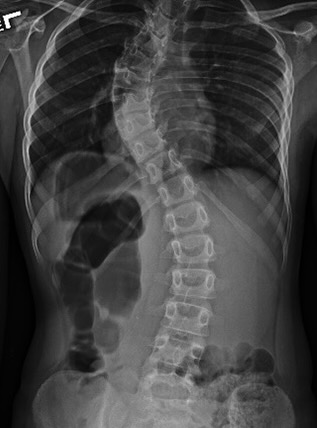
#> input picture term-project/input/Image-1.jpeg, 317 x 428 px
$ python minimumfi.py
#> lines starting #> are read from the running program, lines starting #| are printed output that depends on the picture
import cv2
import numpy as np
from matplotlib import pyplot as plt

# Load the image in grayscale
image = cv2.imread('input/Image-1.jpeg', cv2.IMREAD_GRAYSCALE)
#> image is the input picture: shape (428, 317); min 0, max 255, mean 66.5

# Apply minimum filter using erosion
kernel = np.ones((5,5), np.uint8)
min_filter = cv2.erode(image, kernel)
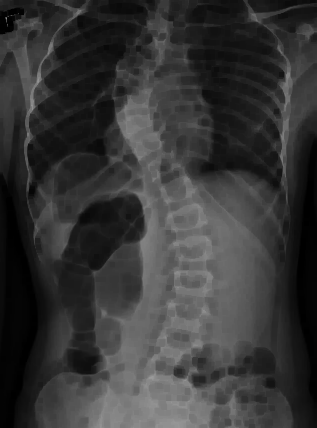
#> min_filter: shape (428, 317); min 0, max 155, mean 54.7

# Display original and filtered images
plt.figure(figsize=(10, 5))
plt.subplot(1, 2, 1)
plt.title('Original Image')
plt.imshow(image, cmap='gray')

plt.subplot(1, 2, 2)
plt.title('Minimum Filtered Image')
plt.imshow(min_filter, cmap='gray')

plt.show()
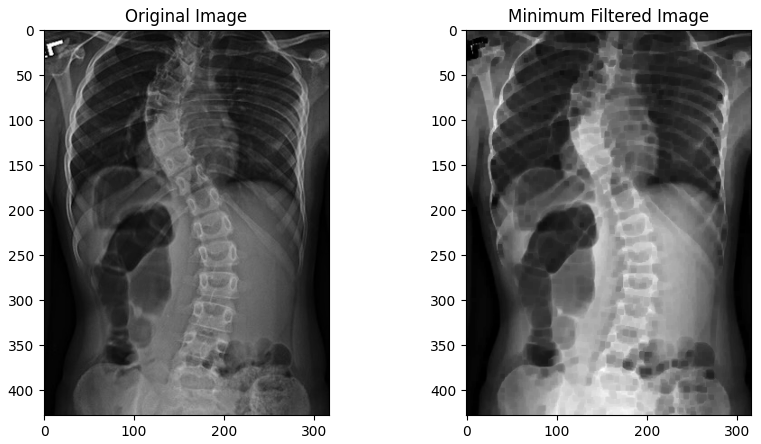
#> figure drawn by matplotlib, 2 panels

$ run again, with term-project/input/Image-2.jpeg copied over term-project/input/Image-1.jpeg
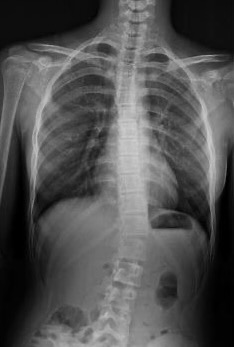
#> input picture term-project/input/Image-2.jpeg, 234 x 347 px
#> image is the input picture: shape (347, 234); min 0, max 206, mean 81.3
#> `min_filter = cv2.erode(image, kernel)`:
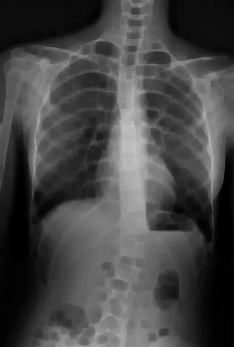
#> min_filter: shape (347, 234); min 0, max 194, mean 69.5
#> `plt.show()`:
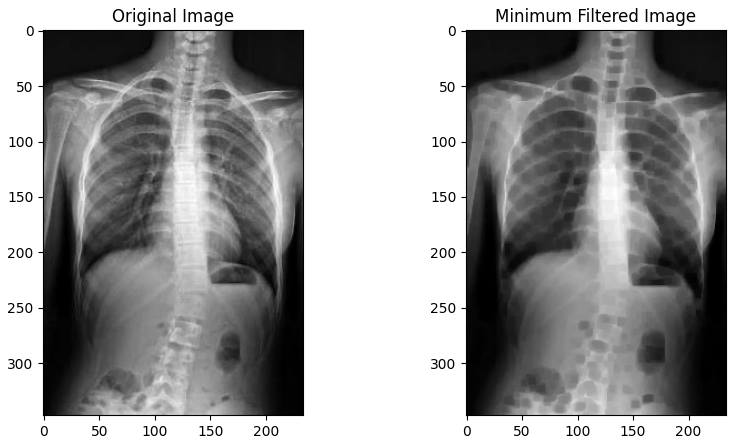
#> figure drawn by matplotlib, 2 panels

$ run again, with term-project/input/Image-3.jpeg copied over term-project/input/Image-1.jpeg
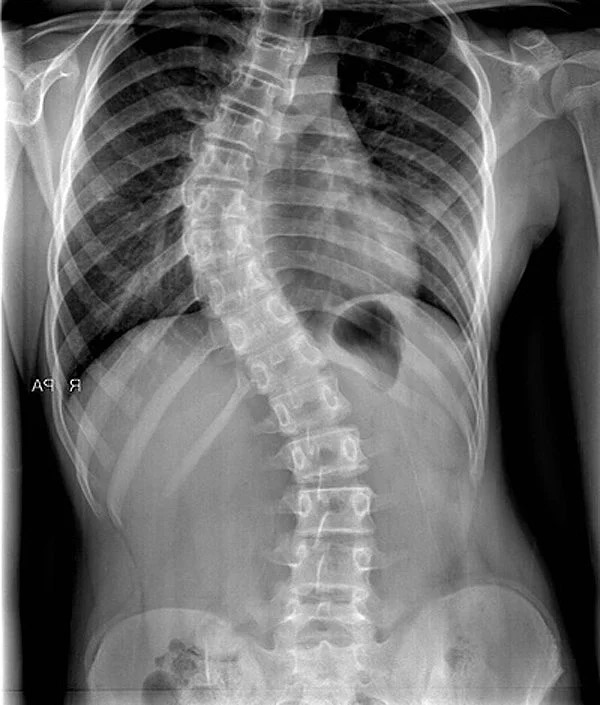
#> input picture term-project/input/Image-3.jpeg, 600 x 705 px
#> image is the input picture: shape (705, 600); min 0, max 255, mean 108.3
#> `min_filter = cv2.erode(image, kernel)`:
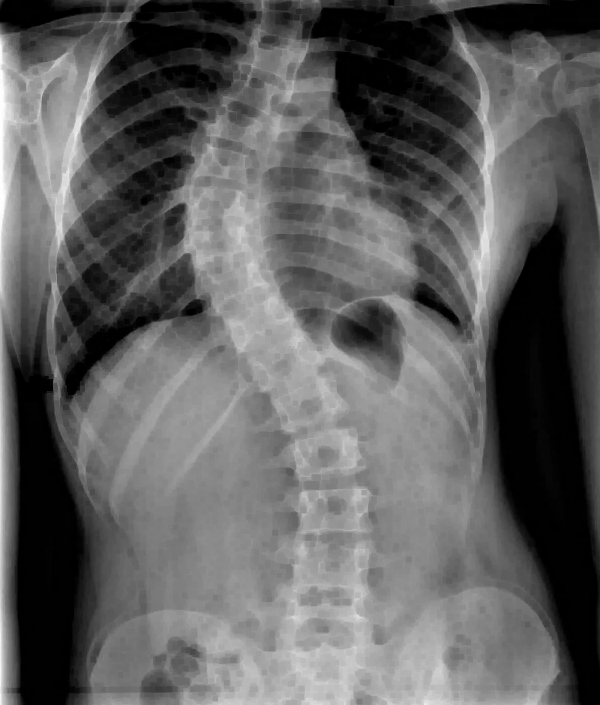
#> min_filter: shape (705, 600); min 0, max 254, mean 95.6
#> `plt.show()`:
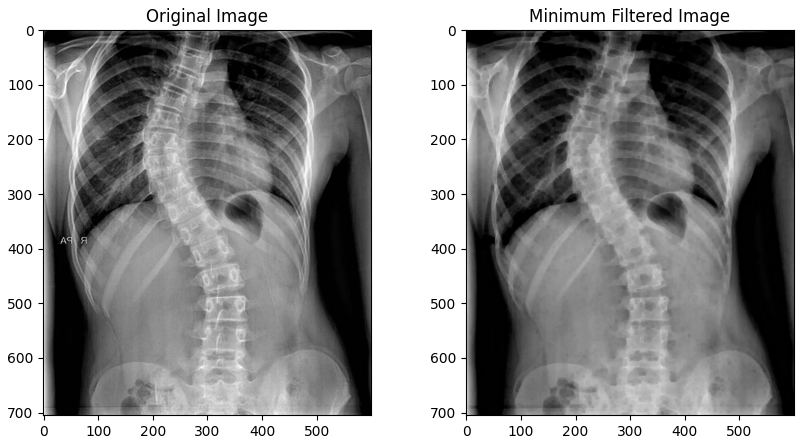
#> figure drawn by matplotlib, 2 panels

$ run again, with term-project/input/Image-4.jpeg copied over term-project/input/Image-1.jpeg
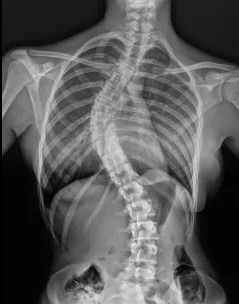
#> input picture term-project/input/Image-4.jpeg, 239 x 304 px
#> image is the input picture: shape (304, 239); min 0, max 240, mean 90.2
#> `min_filter = cv2.erode(image, kernel)`:
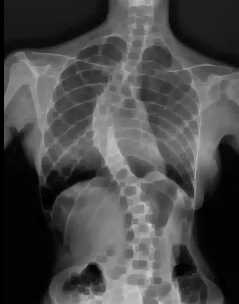
#> min_filter: shape (304, 239); min 0, max 209, mean 73.3
#> `plt.show()`:
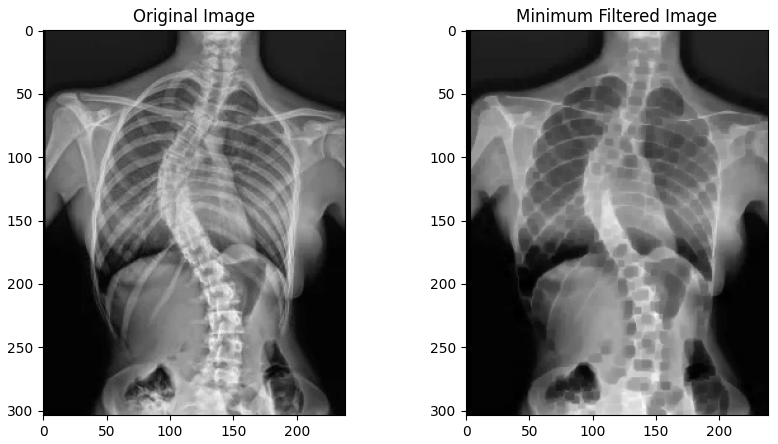
#> figure drawn by matplotlib, 2 panels
